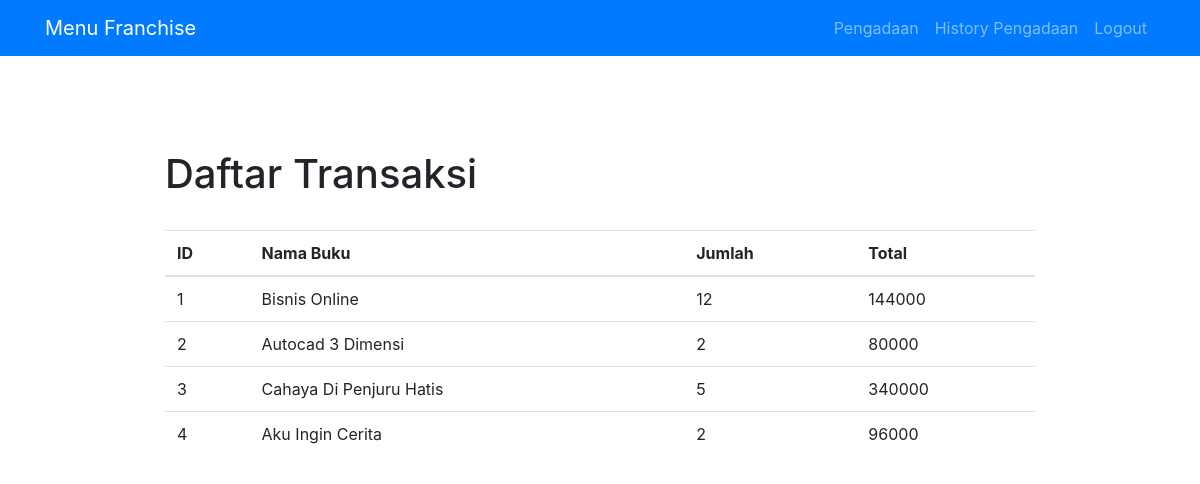
Screenshot of /history_pengadaan.php (signed in) with the database file from the repository.
### tables this page shows
CREATE TABLE `tb_transaksi` (
  `id` int(11) NOT NULL,
  `nama_pemesan` varchar(255) NOT NULL,
  `nama_buku` varchar(255) NOT NULL,
  `jumlah` int(11) NOT NULL,
  `total` int(11) NOT NULL
);

### history_pengadaan.php (the view, shortened to what this page needs)
<?php
  include 'conn.php';
  include 'navbarfranchise.php';
  $nama =   $_SESSION['nama'];
  $sql = "SELECT * FROM tb_transaksi WHERE nama_pemesan='$nama'";
  $result = $conn->query($sql);
 ?>
  <head>
    <link rel="stylesheet" href="https://maxcdn.bootstrapcdn.com/bootstrap/4.0.0/css/bootstrap.min.css">
  </head>
  <body style="padding: 150px;">
    <div class="container">
      <h1>Daftar Transaksi</h1>
      <br>
      <table class="table table-hover">
         <thead>
           <tr>
             <th>ID</th>
             <th>Nama Buku</th>
             <th>Jumlah</th>
             <th>Total</th>
           </tr>
         </thead>
         <tbody>
           <?php
           if ($result->num_rows > 0) {
               $a = 0;
               while($row = $result->fetch_assoc()) {
                 $a++;
                 echo
                   "
                   <tr>
                   <td name='id'>".$a."</td>
                   <td name=''>".$row["nama_buku"]."</td>
                   <td name=''>".$row["jumlah"]."</td>
                   <td name=''>".$row["total"]."</td>
                   </tr>
                   ";
               }
           } else {
               echo "<h1>Data Belum Ada</h1><br>";
           }
            ?>
         </tbody>
       </table>
    </div>
  </body>
</html>

### rows the page displays
tb_transaksi: nama_buku "Bisnis Online", jumlah "12", total "144000"
tb_transaksi: nama_buku "Autocad 3 Dimensi", jumlah "2", total "80000"
tb_transaksi: nama_buku "Cahaya Di Penjuru Hatis", jumlah "5", total "340000"
tb_transaksi: nama_buku "Aku Ingin Cerita", jumlah "2", total "96000"
